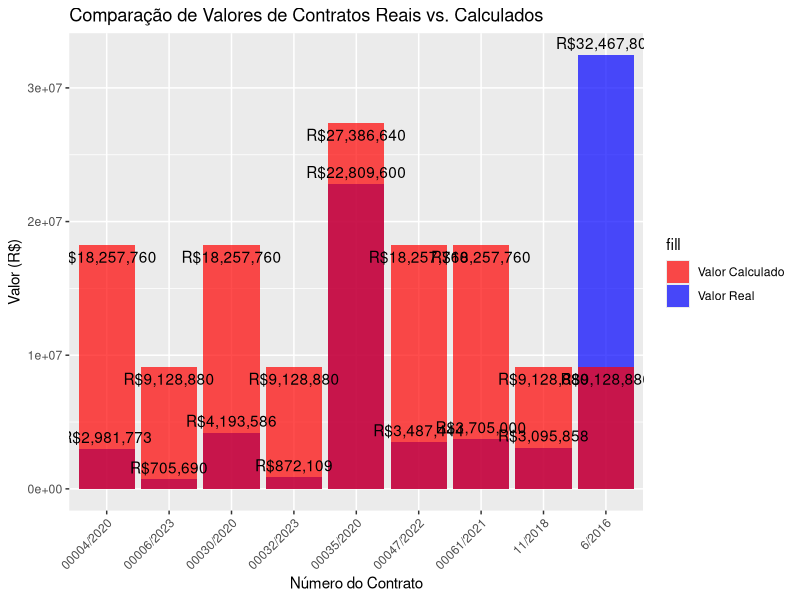
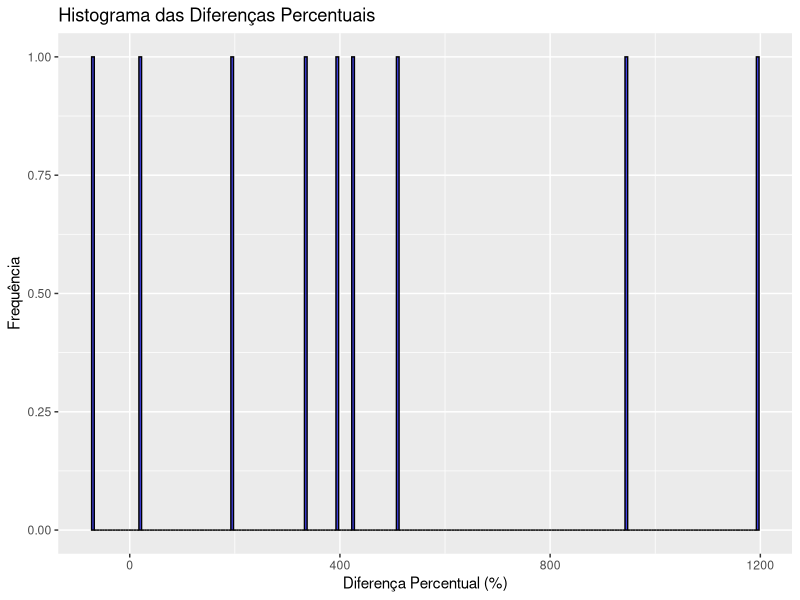
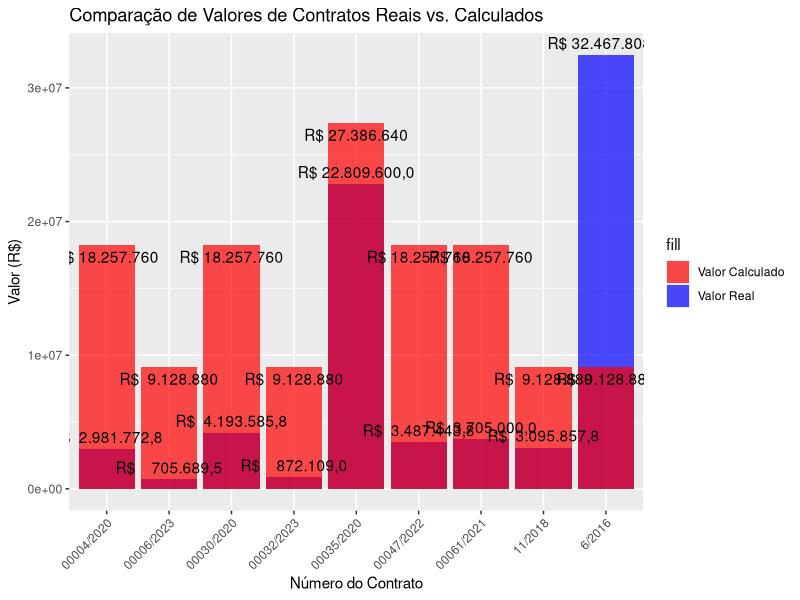
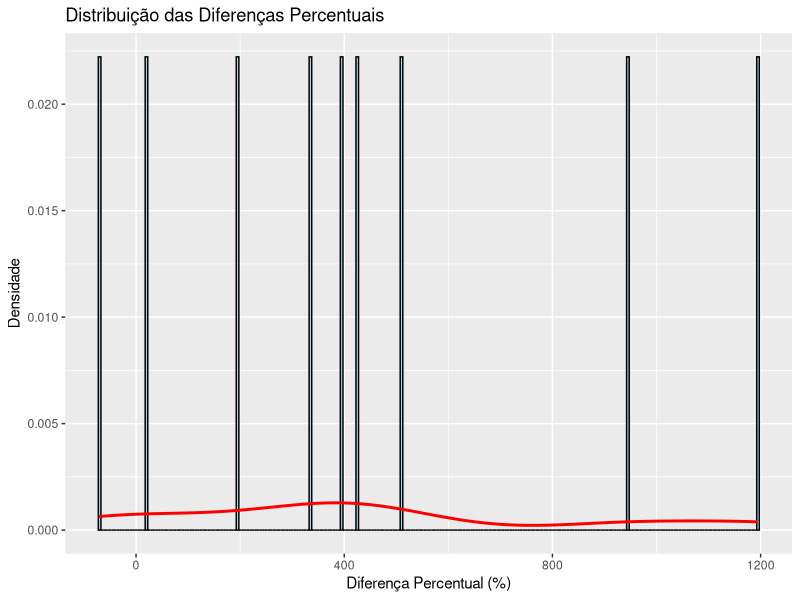
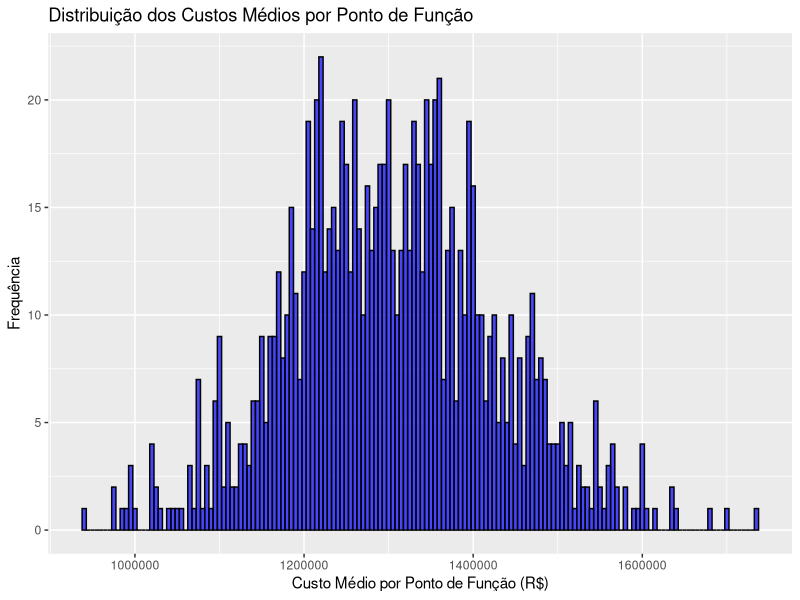

Reproduce these figures in R, in order.
library(ggplot2)
library(dplyr)
library(purrr)

# Funções existentes para calcular pontos de função
determine_complexity <- function(type, rlr, der) {
    if (type == "ALI" || type == "AIE") {
        if (rlr <= 1) {
            if (der <= 19) {
                return("Simples")
            } else {
                return("Média")
            }
        } else if (rlr <= 5) {
            if (der <= 19) {
                return("Simples")
            } else {
                return("Média")
            }
        } else {
            if (der <= 19) {
                return("Média")
            } else {
                return("Complexa")
            }
        }
    } else if (type == "EE" || type == "SE" || type == "CE") {
        if (rlr <= 1) {
            if (der <= 4) {
                return("Simples")
            } else if (der <= 15) {
                return("Média")
            } else {
                return("Complexa")
            }
        } else if (rlr <= 3) {
            if (der <= 4) {
                return("Simples")
            } else if (der <= 15) {
                return("Média")
            } else {
                return("Complexa")
            }
        } else {
            if (der <= 4) {
                return("Média")
            } else {
                return("Complexa")
            }
        }
    } else {
        stop("Tipo de função desconhecido")
    }
}

calculate_fp <- function(type, complexity) {
    fp_matrix <- matrix(c(
        7, 10, 15, # ALI
        5,  7, 10, # AIE
        3,  4,  6, # EE
        4,  5,  7, # SE
        3,  4,  6 # CE
    ), nrow = 5, byrow = TRUE)

    rownames(fp_matrix) <- c("ALI", "AIE", "EE", "SE", "CE")
    colnames(fp_matrix) <- c("Simples", "Média", "Complexa")

    return(fp_matrix[type, complexity])
}

calculate_total_fp <- function(components) {
    total_fp <- 0
    for (component in components) {
        type <- component$type
        rlr <- component$rlr
        der <- component$der
        complexity <- determine_complexity(type, rlr, der)
        fp <- calculate_fp(type, complexity)
        total_fp <- total_fp + fp
    }
    return(total_fp)
}

calculate_project_value <- function(components, cost_per_fp) {
    total_fp <- calculate_total_fp(components)
    total_value <- total_fp * cost_per_fp
    return(list(total_fp = total_fp, total_value = total_value))
}

# Estrutura de dados dos contratos
contracts <- list(
    list(
        number = "00004/2020",
        initial_value = 3230000.00,
        final_value = 2981772.80,
        items = list(
            list(description = "DESENVOLVIMENTO E/OU EVOLUCAO DE SOFTWARE - OUTRAS LINGUAGENS", quantity = 4480, unit_price = 524.96),
            list(description = "SUSTENTAÇÃO DE SOFTWARE", quantity = 1200, unit_price = 524.96)
        )
    ),
    list(
        number = "00061/2021",
        initial_value = 3705000.00,
        final_value = 3705000.00,
        items = list(
            list(description = "DESENVOLVIMENTO DE NOVO SOFTWARE - JAVA", quantity = 6000, unit_price = 494.00),
            list(description = "MANUTENCAO DE SOFTWARE (CORRETIVA, PREVENTIVA, ADAPTATIVA)", quantity = 1500, unit_price = 494.00)
        )
    ),
    list(
        number = "6/2016",
        initial_value = 7650000.00,
        final_value = 32467808.70,
        items = list(
            list(description = "MANUTENCAO / INSTALACAO / DESENVOLVIMENTO SOFTWARE", quantity = 7650, unit_price = 7650000.00)
        )
    ),
    list(
        number = "00006/2021",
        initial_value = 12164000.00,
        final_value = 10301556.75,
        items = list(
            list(description = "SEM INFORMAÇÃO", quantity = NA, unit_price = NA)
        )
    ),
    list(
        number = "00031/2023",
        initial_value = 11335267.92,
        final_value = 11335267.92,
        items = list(
            list(description = "DESENVOLVIMENTO E/OU EVOLUCAO DE SOFTWARE - OUTRAS LINGUAGENS - SÊNIOR", quantity = 6, unit_price = 361020.82),
            list(description = "DESENVOLVIMENTO E/OU EVOLUCAO DE SOFTWARE - OUTRAS LINGUAGENS - PLENO", quantity = 6, unit_price = 275293.05),
            list(description = "DESENVOLVIMENTO E/OU EVOLUCAO DE SOFTWARE - OUTRAS LINGUAGENS - SÊNIOR", quantity = 9, unit_price = 251849.63),
            list(description = "DESENVOLVIMENTO E/OU EVOLUCAO DE SOFTWARE - OUTRAS LINGUAGENS - PLENO", quantity = 9, unit_price = 186887.90),
            list(description = "DESENVOLVIMENTO E/OU EVOLUCAO DE SOFTWARE - OUTRAS LINGUAGENS - CIENTISTA DE DADOS", quantity = 3, unit_price = 393745.98),
            list(description = "DESENVOLVIMENTO E/OU EVOLUCAO DE SOFTWARE - OUTRAS LINGUAGENS - ANALISTA DE REQUISITOS", quantity = 6, unit_price = 230015.39),
            list(description = "DESENVOLVIMENTO E/OU EVOLUCAO DE SOFTWARE - OUTRAS LINGUAGENS - ANALISTA DE SEGURANÇA", quantity = 3, unit_price = 335805.55)
        )
    ),
    list(
        number = "00030/2020",
        initial_value = 3640000.00,
        final_value = 4193585.76,
        items = list(
            list(description = "DESENVOLVIMENTO E/OU EVOLUCAO DE SOFTWARE - OUTRAS LINGUAGENS", quantity = 3600, unit_price = 599.08),
            list(description = "SUSTENTACAO DE SOFTWARE", quantity = 3400, unit_price = 599.08)
        )
    ),
    list(
        number = "00035/2020",
        initial_value = 19830000.00,
        final_value = 22809600.00,
        items = list(
            list(description = "DESENVOLVIMENTO E/OU EVOLUCAO DE SOFTWARE - OUTRAS LINGUAGENS", quantity = 5000, unit_price = 760.32),
            list(description = "MANUTENCAO EVOLUTIVA DE SOFTWARE (ACRESCIMO DE NOVAS FUNCIONALIDADES) - OUTRAS LINGUAGENS", quantity = 20000, unit_price = 760.32),
            list(description = "MANUTENCAO DE SOFTWARE (CORRETIVA, PREVENTIVA, ADAPTATIVA)", quantity = 5000, unit_price = 760.32)
        )
    ),
    list(
        number = "00032/2023",
        initial_value = 872109.00,
        final_value = 872109.00,
        items = list(
            list(description = "DESENVOLVIMENTO E/OU EVOLUCAO DE SOFTWARE - OUTRAS LINGUAGENS - ANALISTA DE BI - SÊNIOR", quantity = 3, unit_price = 290703.00)
        )
    ),
    list(
        number = "11/2018",
        initial_value = 2041999.80,
        final_value = 3095857.80,
        items = list(
            list(description = "DESENVOLVIMENTO E OU EVOLUCAO DE SOFTWARE - FRAMEWORK, .NET,BASIC, ASP, DELPHI, PASCAL E PERL", quantity = 22900, unit_price = 2041999.80)
        )
    ),
    list(
        number = "00020/2021",
        initial_value = 2292867.00,
        final_value = 3095313.72,
        items = list(
            list(description = "SUSTENTACAO DE SOFTWARE - ADMINISTRADOR DE DADOS - PLENO", quantity = 1, unit_price = 184514.88),
            list(description = "SUSTENTACAO DE SOFTWARE - ADMINISTRADOR DE DADOS - SÊNIOR", quantity = 1, unit_price = 253758.72),
            list(description = "SUSTENTACAO DE SOFTWARE - ANALISTA DE REQUISITOS - PLENO", quantity = 1, unit_price = 181068.00),
            list(description = "SUSTENTACAO DE SOFTWARE - ANALISTA DE REQUISITOS - SÊNIOR", quantity = 2, unit_price = 253035.12),
            list(description = "SUSTENTACAO DE SOFTWARE - CIENTISTA DE DADOS", quantity = 1, unit_price = 393273.96),
            list(description = "SUSTENTACAO DE SOFTWARE - ARQUITETO DE SISTEMAS - PLENO", quantity = 2, unit_price = 206016.24),
            list(description = "SUSTENTACAO DE SOFTWARE - ARQUITETO DE SISTEMAS - SÊNIOR", quantity = 2, unit_price = 279258.84),
            list(description = "SUSTENTACAO DE SOFTWARE - DBA - PLENO", quantity = 1, unit_price = 182645.40),
            list(description = "SUSTENTACAO DE SOFTWARE - DBA - SÊNIOR", quantity = 1, unit_price = 253035.12),
            list(description = "SUSTENTACAO DE SOFTWARE - DESENVOLVEDOR MOBILE", quantity = 1, unit_price = 186009.48),
            list(description = "SUSTENTACAO DE SOFTWARE - DEVOPS", quantity = 2, unit_price = 183822.24),
            list(description = "SUSTENTACAO DE SOFTWARE - ENGENHEIRO DE DADOS", quantity = 1, unit_price = 186162.12),
            list(description = "SUSTENTACAO DE SOFTWARE - FULLSTACK - PLENO", quantity = 2, unit_price = 182645.40),
            list(description = "SUSTENTACAO DE SOFTWARE - FULLSTACK - SÊNIOR", quantity = 2, unit_price = 253035.12),
            list(description = "SUSTENTACAO DE SOFTWARE - GERENTE DE PROJETO", quantity = 1, unit_price = 360330.60),
            list(description = "SUSTENTACAO DE SOFTWARE - TÉCNICO DE TESTES - PLENO", quantity = 2, unit_price = 181521.48),
            list(description = "SUSTENTACAO DE SOFTWARE - TÉCNICO DE TESTES - SÊNIOR", quantity = 2, unit_price = 253035.12)
        )
    ),
    list(
        number = "00006/2023",
        initial_value = 705689.52,
        final_value = 705689.52,
        items = list(
            list(description = "TREINAMENTO E CAPACITAÇÃO", quantity = 6, unit_price = 117614.92)
        )
    ),
    list(
        number = "00047/2022",
        initial_value = 3596362.82,
        final_value = 3487443.84,
        items = list(
            list(description = "FASE DE DESENVOLVIMENTO DE SISTEMAS - DESENVOLVEDOR DE SISTEMAS - JAVA - PLENO", quantity = 12, unit_price = 197206.44),
            list(description = "FASE DE DESENVOLVIMENTO DE SISTEMAS - DESENVOLVEDOR DE SISTEMAS - JAVA - SÊNIOR", quantity = 12, unit_price = 264463.44)
        )
    )
)

# Função para calcular custo médio por ponto de função baseado nos contratos
calculate_average_cost_per_fp <- function(contracts) {
    total_value <- sum(sapply(contracts, function(contract) {
        sum(sapply(contract$items, function(item) {
            ifelse(!is.na(item$quantity) & !is.na(item$unit_price), item$quantity * item$unit_price, 0)
        }))
    }))
    total_fp <- sum(sapply(contracts, function(contract) {
        sum(sapply(contract$items, function(item) {
            ifelse(!is.na(item$quantity), item$quantity, 0)
        }))
    }))
    return(ifelse(total_fp > 0, total_value / total_fp, NA))
}


# Excluir o contrato Número do Contrato 00020/2021
contracts <- contracts[!sapply(contracts, function(contract) contract$number == "00020/2021")]
contracts <- contracts[!sapply(contracts, function(contract) contract$number == "00031/2023")]

# Calcular o custo médio por ponto de função
average_cost_per_fp <- calculate_average_cost_per_fp(contracts)

# Comparar valores reais com valores calculados
comparisons <- data.frame(
    contract_number = character(),
    real_value = numeric(),
    calculated_value = numeric(),
    percentage_difference = numeric(),
    description = character(),
    stringsAsFactors = FALSE
)

for (contract in contracts) {
    if (!is.na(contract$items[[1]]$quantity)) {
        items <- lapply(contract$items, function(item) {
            list(type = "ALI", rlr = 1, der = 1) # Substituir pelos valores reais de rlr e der
        })
        result <- calculate_project_value(items, average_cost_per_fp)
        percentage_difference <- (result$total_value - contract$final_value) / contract$final_value * 100
        comparisons <- rbind(comparisons, data.frame(
            contract_number = contract$number,
            real_value = contract$final_value,
            calculated_value = result$total_value,
            percentage_difference = percentage_difference,
            description = contract$items[[1]]$description
        ))
    }
}

# Função para formatar a diferença percentual de forma descritiva
format_percentage_difference <- function(percentage) {
    if (percentage > 0) {
        return(paste("acima do valor feito em nossa calculadora em", round(percentage, 1), "%"))
    } else {
        return(paste("abaixo do valor feito em nossa calculadora em", round(abs(percentage), 1), "%"))
    }
}

# Aplicar a formatação descritiva na coluna percentage_difference
comparisons$description <- factor(comparisons$description, levels = unique(comparisons$description))
comparisons$percentage_description <- sapply(comparisons$percentage_difference, format_percentage_difference)

# Exibir a tabela com os resultados formatados
print(comparisons)

# Visualização das barras comparativas com valores e rótulos
ggplot(comparisons, aes(x = contract_number)) +
    geom_col(aes(y = real_value, fill = "Valor Real"), alpha = 0.7) +
    geom_col(aes(y = calculated_value, fill = "Valor Calculado"), alpha = 0.7) +
    geom_text(aes(y = real_value, label = scales::dollar(real_value, prefix = "R$")), vjust = -0.5) +
    geom_text(aes(y = calculated_value, label = scales::dollar(calculated_value, prefix = "R$")), vjust = 1.5) +
    scale_fill_manual(values = c("Valor Real" = "blue", "Valor Calculado" = "red")) +
    theme(axis.text.x = element_text(angle = 45, hjust = 1)) +
    labs(
        title = "Comparação de Valores de Contratos Reais vs. Calculados",
        x = "Número do Contrato", y = "Valor (R$)"
    )

# Visualização do histograma de porcentagem de diferença
ggplot(comparisons, aes(x = percentage_difference)) +
    geom_histogram(binwidth = 5, fill = "blue", alpha = 0.7, color = "black") +
    labs(title = "Histograma das Diferenças Percentuais", x = "Diferença Percentual (%)", y = "Frequência")

# Visualização das barras comparativas com valores e rótulos
ggplot(comparisons, aes(x = contract_number)) +
    geom_bar(aes(y = real_value, fill = "Valor Real"), stat = "identity", alpha = 0.7) +
    geom_bar(aes(y = calculated_value, fill = "Valor Calculado"), stat = "identity", alpha = 0.7) +
    geom_text(aes(y = real_value, label = paste("R$", format(real_value, big.mark = ".", decimal.mark = ","))), vjust = -0.5) +
    geom_text(aes(y = calculated_value, label = paste("R$", format(calculated_value, big.mark = ".", decimal.mark = ","))), vjust = 1.5) +
    scale_fill_manual(values = c("Valor Real" = "blue", "Valor Calculado" = "red")) +
    theme(axis.text.x = element_text(angle = 45, hjust = 1)) +
    labs(
        title = "Comparação de Valores de Contratos Reais vs. Calculados",
        x = "Número do Contrato", y = "Valor (R$)"
    )

# Visualização do histograma de porcentagem de diferença com curva de densidade
ggplot(comparisons, aes(x = percentage_difference)) +
    geom_histogram(aes(y = ..density..), binwidth = 5, fill = "skyblue", color = "black", alpha = 0.7) +
    geom_density(color = "red", size = 1) +
    labs(
        title = "Distribuição das Diferenças Percentuais",
        x = "Diferença Percentual (%)", y = "Densidade"
    )

# Função para simular dados de quantidade e preço unitário
simulate_data <- function(n_simulations, contracts) {
    simulated_contracts <- vector("list", n_simulations)

    for (i in 1:n_simulations) {
        simulated_contract <- lapply(contracts, function(contract) {
            simulated_items <- lapply(contract$items, function(item) {
                simulated_quantity <- rnorm(1, mean = item$quantity, sd = 0.1 * item$quantity) # Exemplo de distribuição normal para quantidade
                simulated_unit_price <- rnorm(1, mean = item$unit_price, sd = 0.1 * item$unit_price) # Exemplo de distribuição normal para preço unitário
                list(quantity = simulated_quantity, unit_price = simulated_unit_price)
            })
            list(number = contract$number, items = simulated_items)
        })
        simulated_contracts[[i]] <- simulated_contract
    }

    return(simulated_contracts)
}

# Função para calcular custo médio por ponto de função baseado nos contratos simulados
calculate_average_cost_per_fp <- function(simulated_contracts) {
    total_fp <- 0
    total_value <- 0
    for (simulated_contract in simulated_contracts) {
        for (item in simulated_contract$items) {
            if (!is.na(item$quantity) && !is.na(item$unit_price)) {
                total_value <- total_value + (item$quantity * item$unit_price)
                total_fp <- total_fp + item$quantity
            }
        }
    }
    return(total_value / total_fp)
}

# Simulação de dados para 1000 iterações
n_simulations <- 1000
simulated_contracts <- simulate_data(n_simulations, contracts)

# Calcular o custo médio por ponto de função para cada simulação
average_costs_per_fp <- map_dbl(simulated_contracts, ~ calculate_average_cost_per_fp(.x))

# Visualização da distribuição dos custos médios por ponto de função
ggplot(data.frame(average_costs_per_fp), aes(x = average_costs_per_fp)) +
    geom_histogram(binwidth = 5000, fill = "blue", alpha = 0.7, color = "black") +
    labs(
        title = "Distribuição dos Custos Médios por Ponto de Função",
        x = "Custo Médio por Ponto de Função (R$)",
        y = "Frequência"
    )

# Análise de sensibilidade
summary(average_costs_per_fp)
quantile(average_costs_per_fp, c(0.05, 0.95))


#------------------------------------------------------------------------------#
# Detalhando os Resultados da Simulação
#------------------------------------------------------------------------------#

# Cálculo de estatísticas descritivas e intervalos de confiança
mean_cost_per_fp <- mean(average_costs_per_fp)
sd_cost_per_fp <- sd(average_costs_per_fp)
var_cost_per_fp <- var(average_costs_per_fp)
ci_95 <- quantile(average_costs_per_fp, c(0.025, 0.975))

# Exibição das estatísticas descritivas e intervalos de confiança
cat("Estatísticas Descritivas dos Custos Médios por Ponto de Função:\n")
cat("- Média:", format(mean_cost_per_fp, big.mark = ".", decimal.mark = ","), "R$\n")
cat("- Desvio Padrão:", format(sd_cost_per_fp, big.mark = ".", decimal.mark = ","), "R$\n")
cat("- Variância:", format(var_cost_per_fp, big.mark = ".", decimal.mark = ","), "R$\n")
cat(
    "- Intervalo de Confiança (95%):",
    paste(
        "R$", format(ci_95[1], big.mark = ".", decimal.mark = ","), "-",
        format(ci_95[2], big.mark = ".", decimal.mark = ",")
    )
)